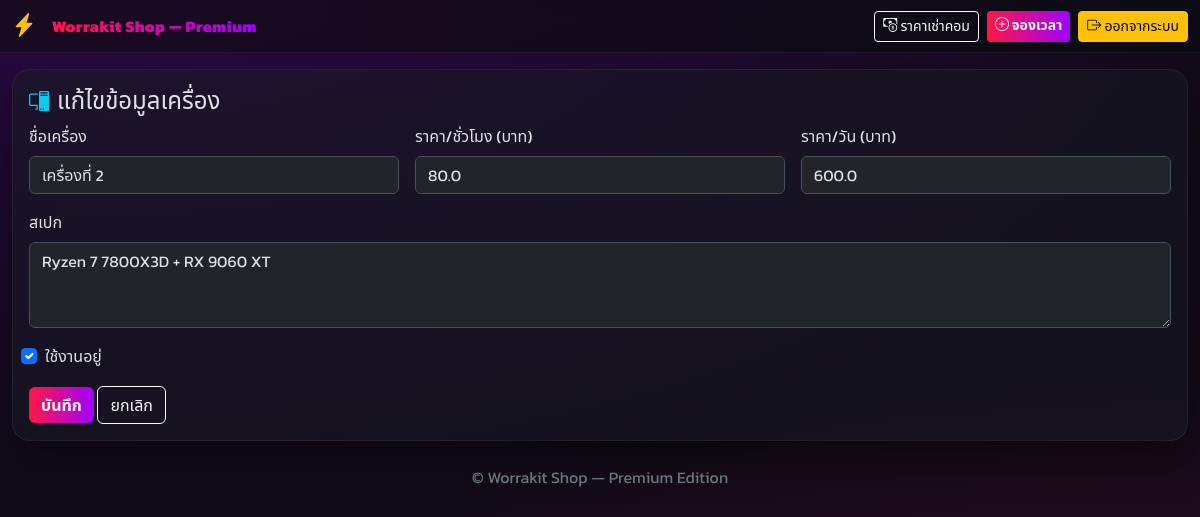
The app's page /computer/2/edit (signed in) with its own data.
### app.py (models this page shows)
class Computer(db.Model):
    id = db.Column(db.Integer, primary_key=True)
    name = db.Column(db.String(120), nullable=False)
    spec = db.Column(db.String(250), nullable=True)
    rate_hour = db.Column(db.Float, default=0.0)
    rate_day = db.Column(db.Float, default=0.0)
    is_active = db.Column(db.Boolean, default=True)
    rentals = db.relationship("Booking", backref="computer", lazy=True, cascade="all, delete-orphan")

### app.py (the view, shortened to what this page needs)
@app.route('/computer/<int:cid>/edit', methods=['GET','POST'])
@admin_required
def edit_computer(cid):
    comp = Computer.query.get_or_404(cid)
    return render_template('computer_form.html', comp=comp, mode='edit', brand=BRAND_NAME)

### app.py (called while the page is built)
def admin_required(f):
    @wraps(f)
    def decorated(*args, **kwargs):
        if not session.get('admin_logged_in'):
            return redirect(url_for('login', next=request.full_path))
        return f(*args, **kwargs)
    return decorated

### templates/computer_form.html
{% extends "base.html" %}
{% block content %}
<div class="cardx p-3">
  <div class="d-flex align-items-center gap-2 mb-2">
    <i class="bi bi-pc-display text-info fs-5"></i>
    <h4 class="m-0">{{ 'เพิ่มเครื่องใหม่' if mode=='new' else 'แก้ไขข้อมูลเครื่อง' }}</h4>
  </div>
  <form method="post" class="row g-3">
    <div class="col-md-4">
      <label class="form-label">ชื่อเครื่อง</label>
      <input name="name" class="form-control" value="{{ comp.name if comp else '' }}" required>
    </div>
    <div class="col-md-4">
      <label class="form-label">ราคา/ชั่วโมง (บาท)</label>
      <input name="rate_hour" type="number" min="0" step="1" class="form-control" value="{{ comp.rate_hour if comp else 0 }}">
    </div>
    <div class="col-md-4">
      <label class="form-label">ราคา/วัน (บาท)</label>
      <input name="rate_day" type="number" min="0" step="1" class="form-control" value="{{ comp.rate_day if comp else 0 }}">
    </div>
    <div class="col-12">
      <label class="form-label">สเปก</label>
      <textarea name="spec" class="form-control" rows="3">{{ comp.spec if comp else '' }}</textarea>
    </div>
    {% if mode=='edit' %}
    <div class="col-12 form-check">
      <input class="form-check-input" type="checkbox" name="is_active" id="active" {% if comp.is_active %}checked{% endif %}>
      <label class="form-check-label" for="active">ใช้งานอยู่</label>
    </div>
    {% endif %}
    <div class="col-12">
      <button class="btn btn-neon" type="submit">บันทึก</button>
      <a class="btn btn-outline-light" href="{{ url_for('price') }}">ยกเลิก</a>
    </div>
  </form>
</div>
{% endblock %}

### templates/base.html (style rules this page uses)
:root { --bg1:#0b0b12; --bg2:#150b1a; --neon1:#ff1744; --neon2:#a000ff; --card:#171722; }
* { font-family: 'Kanit', system-ui, -apple-system, Segoe UI, Roboto, 'Noto Sans Thai', sans-serif; }
body { background: radial-gradient(1200px 600px at 10% -10%, rgba(160,0,255,.25), transparent), radial-gradient(1000px 500px at 90% 110%, rgba(255,23,68,.18), transparent), linear-gradient(160deg, var(--bg1), var(--bg2)); min-height:100vh; }
.cardx { background: rgba(23,23,34,.65); border:1px solid rgba(255,255,255,.06); border-radius:18px; box-shadow: 0 18px 40px rgba(0,0,0,.45); }
.btn-neon { background: linear-gradient(90deg, var(--neon1), var(--neon2)); border:0; color:#fff; font-weight:700 }

### records on screen
Computer: name "เครื่องที่ 2", rate_hour "80.0", rate_day "600.0", spec "Ryzen 7 7800X3D + RX 9060 XT", is_active "☑"

### other values on screen
{{ 'เพิ่มเครื่องใหม่' if mode=='new' else 'แก้ไขข้อมูลเครื่อง' }} "แก้ไขข้อมูลเครื่อง"
